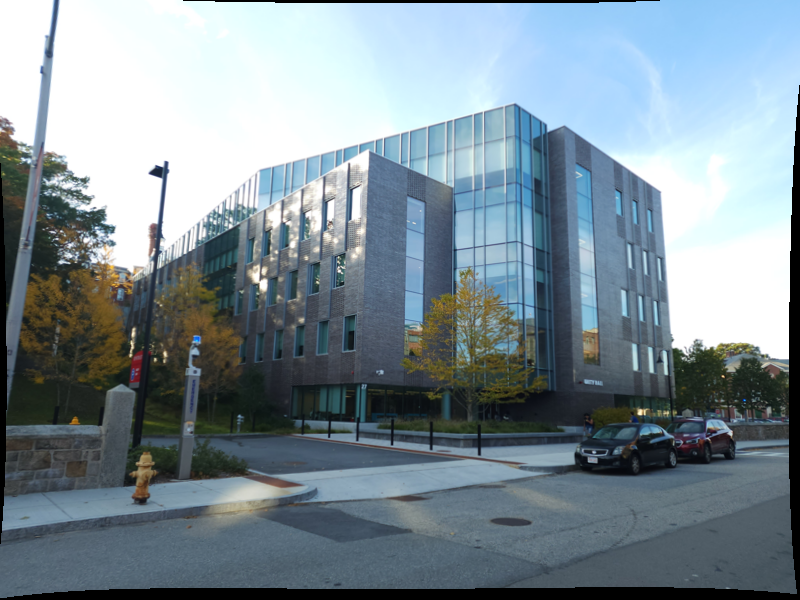
#> input picture P3Data/1.png, 800 x 600 px, found by its file name
$ python wrapper.py
#> lines starting #> are read from the running program, lines starting #| are printed output that depends on the picture
### source/feature_extraction.py
import os
import cv2
import numpy as np
from utils import *
from matplotlib import pyplot as plt


class featureExtractor():
    def __init__(self, extractor_type='ORB', n_keypoints=1000):
        self.n_keypoints = n_keypoints

        if extractor_type == 'ORB':
            self.extractor = cv2.ORB_create(nfeatures=n_keypoints)
            self.n_keypoints = n_keypoints


    def detect_keypoints(self, image):
        assert len(image.shape) > 1
        keypoints = self.extractor.detect(image)
        print(f'{self.n_keypoints} detected by the detector')
        responses = [i.response for i in keypoints]

        return keypoints


    def extract_features(self, image, keypoints):
        keypoints, descriptors = self.extractor.compute(image, keypoints)

        return keypoints, descriptors


    def detect_and_compute(self, image):
        assert len(image.shape) > 1
        keypoints = self.detect_keypoints(image)
        keypoints, features = self.extract_features(image, keypoints)

        return keypoints, features


### source/feature_mapping.py
import os
import cv2
import numpy as np
import utils
from matplotlib import pyplot as plt
from feature_extraction import featureExtractor


class featureMapper():
    def __init__(self, algorithm='FLANN', draw_mathes=False):
        self.algorithm = algorithm
        self.feature_extractor = featureExtractor()
        self.matcher = cv2.BFMatcher(cv2.NORM_HAMMING, crossCheck=True)
        self.draw_mathes = draw_mathes


    def match(self, image1, image2):
        keypoints1, img1_descriptor = self.feature_extractor.detect_and_compute(image1)
        keypoints2, img2_descriptor = self.feature_extractor.detect_and_compute(image2)
        matches = self.matcher.match(img1_descriptor, img2_descriptor)

        keypoints1 = np.asarray(keypoints1)
        keypoints2 = np.asarray(keypoints2)
        matches = sorted(matches, key = lambda x:x.distance)

        if self.draw_mathes:
            matched_images = cv2.drawMatches(image1, keypoints1, image2, keypoints2, matches, None)
            plt.imshow(matched_images)
            plt.show()

        return keypoints1, keypoints2, matches

### source/utils.py
import cv2
import numpy as np
from scipy.io import loadmat
from scipy.linalg import svd
from matplotlib import pyplot as plt


def get_k():
    K_ADDRESS = '/home/deveshdatwani/Sfm/P3Data/calibration.txt'
    k_params = np.loadtxt(K_ADDRESS)

    return k_params

# [14 lines left out: functions draw_key_points, draw_matches, not called in this run]


def compute_fundamental_matrix(pts1, pts2):
    A = np.zeros(shape=(8,9))

    x = pts1[:,0]
    y = pts1[:,1]
    x_dash = pts2[:,0]
    y_dash = pts2[:,1]

    for i in range(8):
        A[i] = np.array([x[i]*x_dash[i], x[i]*y_dash[i], x[i], y[i]*x_dash[i], y[i]*y_dash[i], y[i], x_dash[i], y_dash[i], 1])

    U, S, V = svd(A, full_matrices=True)
    F = V.transpose()[:,-1].reshape((3,3))

    return F


# [11 lines left out: function match, not called in this run]


def fundamental_matrix(keypoints1, keypoints2, matches, N):
    points1 = []
    points2 = []

    for match in matches[:N]:
        points1.append(keypoints1[match.queryIdx].pt)
        points2.append(keypoints2[match.imgIdx].pt)

    points1, points2 = np.float32(points1), np.float32(points2)
    points1, points2 = normalize_coordinates(points1, points2)

    # NEED TO IMPLEMENT RANSAC

    IDX = np.random.randint(0, N, 8)

    pts1, pts2 = points1[IDX], points2[IDX]
    F = compute_fundamental_matrix(pts1, pts2)

    F = np.reshape(F, (3,3))
    U, S, V = svd(F, full_matrices=True)
    S = np.diag(S)
    S[2,2] = 0

    F = np.dot(np.dot(U, S), V)

    return F


# [13 lines left out: function essential_matrix, not called in this run]


def normalize_coordinates(pts1, pts2):
    X1 = pts1[:,0]
    Y1 = pts1[:,1]
    X2 = pts2[:,0]
    Y2 = pts2[:,1]

    X1_MEAN = X1.mean()
    Y1_MEAN = Y1.mean()
    X2_MEAN = X2.mean()
    Y2_MEAN = Y2.mean()

    X1_STD = X1.std()
    Y1_STD = Y1.std()
    X2_STD = X2.std()
    Y2_STD = Y2.std()

    VAR_1 = np.array([[X1_STD, 0,0 ],[0, Y1_STD, 0],[0,0,1]])
    MEAN_1 = np.array([[1,0,-X1_MEAN], [0,1,-Y1_MEAN], [0,0,1]])

    pts1 = np.column_stack((pts1, np.ones(shape=(len(pts1)))))
    NORMAL_PTS1 = np.dot(np.dot(VAR_1, MEAN_1), pts1.T)

    VAR_2 = np.array([[X2_STD, 0,0 ],[0, Y2_STD, 0],[0,0,1]])
    MEAN_2 = np.array([[1,0,-X2_MEAN], [0,1,-Y2_MEAN], [0,0,1]])

    pts2 = np.column_stack((pts2, np.ones(shape=(len(pts2)))))
    NORMAL_PTS2 = np.dot(np.dot(VAR_2, MEAN_2), pts2.T)

    return NORMAL_PTS1.T, NORMAL_PTS2.T

### source/wrapper.py
import os
import cv2
import utils
import numpy as np
from matplotlib import pyplot as plt
from feature_mapping import featureMapper
from feature_extraction import featureExtractor


if __name__ == '__main__':
    IMAGE1 = '1.png'
    IMAGE2 = '2.png'
    N = 20

    SAMPLE_IMAGE1 = os.path.join('/home/deveshdatwani/Sfm/P3Data', IMAGE1)
    SAMPLE_IMAGE2 = os.path.join('/home/deveshdatwani/Sfm/P3Data', IMAGE2)

    image1 = cv2.imread(SAMPLE_IMAGE1, cv2.IMREAD_GRAYSCALE)
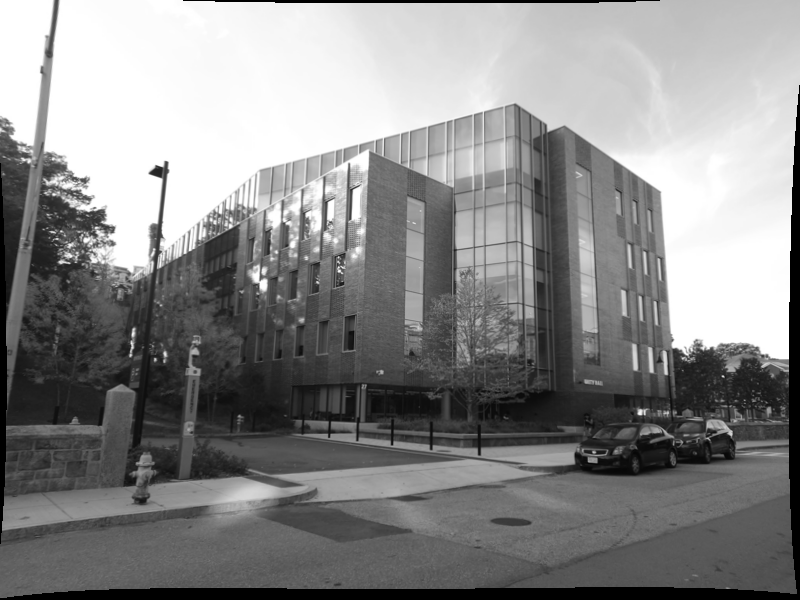
#> image1: shape (600, 800); min 0, max 255, mean 136.4
    image2 = cv2.imread(SAMPLE_IMAGE2, cv2.IMREAD_GRAYSCALE)
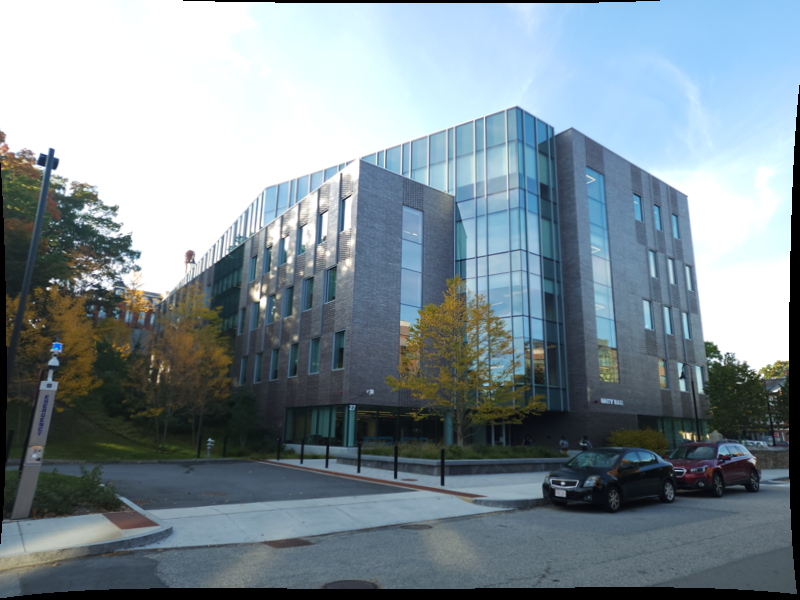
#> input picture P3Data/2.png, 800 x 600 px, found by its file name
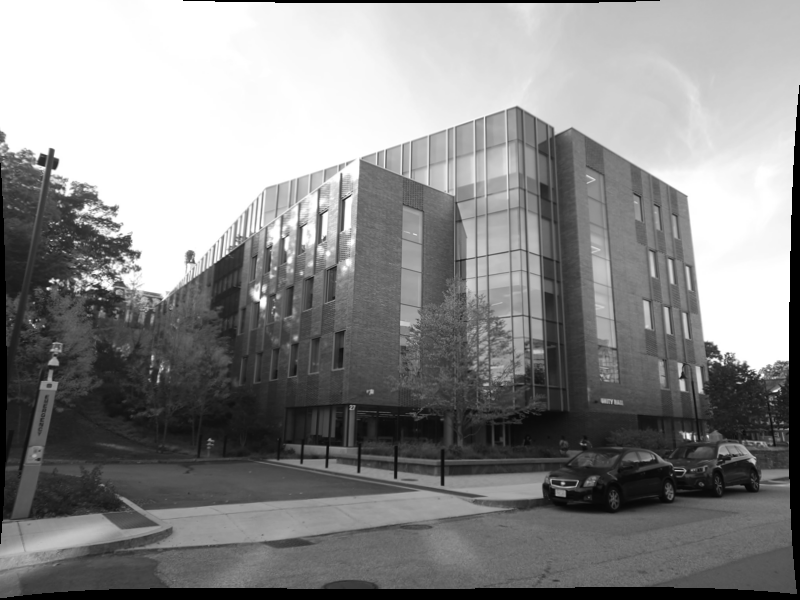
#> image2: shape (600, 800); min 0, max 255, mean 136.6

    mapper = featureMapper(draw_mathes=False)
    keypoints1, keypoints2, matches = mapper.match(image1, image2)
#> in detect_keypoints, `keypoints = self.extractor.detect(image)`: keypoints = 1000 keypoints; strongest (x, y, size): (152, 171, 53.6), (151, 173, 44.6), (150, 173, 31), (155, 170, 92.6)
#> in detect_keypoints, `responses = [i.response for i in keypoints]`: responses = 1000 values, max 0.00697 at index 617, min 7.76e-05 at index 999, mean 0.000874
#> in match, `keypoints1, img1_descriptor = self.feature_extractor.detect_and_comput..`: keypoints1 has the same summary as keypoints in detect_keypoints
#> in detect_keypoints (call 2), `keypoints = self.extractor.detect(image)`: keypoints = 1000 keypoints; strongest (x, y, size): (51, 149, 31), (50, 150, 44.6), (46, 153, 31), (50, 281, 31)
#> in match, `keypoints2, img2_descriptor = self.feature_extractor.detect_and_comput..`: keypoints2 has the same summary as keypoints in detect_keypoints
#> in match, `matches = self.matcher.match(img1_descriptor, img2_descriptor)`: matches = 373 matches
#> matches = 373 matches

    F = utils.fundamental_matrix(keypoints1, keypoints2, matches, N)
#> the loop in fundamental_matrix, `for match in matches[:N]:` made 20 passes
#> after the loop in fundamental_matrix, `for match in matches[:N]:`: points1 = 20 items, first 6: (88, 179), (84.6, 179.2), (84.67, 179.7), (114, 226.8), (86, 186), (112.3, 228.1); points2 = [(71, 188), (71, 188), (71, 188), (71, 188), (71, 188), (71, 188), (71, 188), (71, 188), (71, 188), (71, 188), (71, 188), (71, 188), (71, 188), (71, 188), (71, 188), (71, 188), (71, 188), (71, 188), (71, 188), (71, 188)]
#> in fundamental_matrix, `points1, points2 = np.float32(points1), np.float32(points2)`: points1 = 20 rows, first 8: [88, 179], [84.6, 179.2], [84.67, 179.7], [114, 226.8], [86, 186], [112.3, 228.1], [112, 228.9], [112.8, 231.6]; points2 = 20 rows, first 8: [71, 188], [71, 188], [71, 188], [71, 188], [71, 188], [71, 188], [71, 188], [71, 188]
#> in normalize_coordinates, `X1 = pts1[:,0]`: X1 = 20 values, max 577.2 at index 14, min 64.8 at index 13, mean 180.3
#> in normalize_coordinates, `Y1 = pts1[:,1]`: Y1 = 20 values, max 454.5 at index 14, min 130 at index 19, mean 224.7
#> in normalize_coordinates, `X2 = pts2[:,0]`: X2 = 20 values from 71 to 71
#> in normalize_coordinates, `Y2 = pts2[:,1]`: Y2 = 20 values from 188 to 188
#> in normalize_coordinates, `X1_MEAN = X1.mean()`: X1_MEAN = 180.3
#> in normalize_coordinates, `Y1_MEAN = Y1.mean()`: Y1_MEAN = 224.7
#> in normalize_coordinates, `X2_MEAN = X2.mean()`: X2_MEAN = 71
#> in normalize_coordinates, `Y2_MEAN = Y2.mean()`: Y2_MEAN = 188
#> in normalize_coordinates, `X1_STD = X1.std()`: X1_STD = 167.8
#> in normalize_coordinates, `Y1_STD = Y1.std()`: Y1_STD = 83.15
#> in normalize_coordinates, `X2_STD = X2.std()`: X2_STD = 0
#> in normalize_coordinates, `VAR_1 = np.array([[X1_STD, 0,0 ],[0, Y1_STD, 0],[0,0,1]])`: VAR_1 = [[167.8, 0, 0], [0, 83.15, 0], [0, 0, 1]]
#> in normalize_coordinates, `MEAN_1 = np.array([[1,0,-X1_MEAN], [0,1,-Y1_MEAN], [0,0,1]])`: MEAN_1 = [[1, 0, -180.3], [0, 1, -224.7], [0, 0, 1]]
#> in normalize_coordinates, `pts1 = np.column_stack((pts1, np.ones(shape=(len(pts1)))))`: pts1 = 20 rows, first 8: [88, 179, 1], [84.6, 179.2, 1], [84.67, 179.7, 1], [114, 226.8, 1], [86, 186, 1], [112.3, 228.1, 1], [112, 228.9, 1], [112.8, 231.6, 1]
#> in normalize_coordinates, `VAR_2 = np.array([[X2_STD, 0,0 ],[0, Y2_STD, 0],[0,0,1]])`: VAR_2 = [[0, 0, 0], [0, 0, 0], [0, 0, 1]]
#> in normalize_coordinates, `MEAN_2 = np.array([[1,0,-X2_MEAN], [0,1,-Y2_MEAN], [0,0,1]])`: MEAN_2 = [[1, 0, -71], [0, 1, -188], [0, 0, 1]]
#> in normalize_coordinates, `pts2 = np.column_stack((pts2, np.ones(shape=(len(pts2)))))`: pts2 = 20 rows, first 8: [71, 188, 1], [71, 188, 1], [71, 188, 1], [71, 188, 1], [71, 188, 1], [71, 188, 1], [71, 188, 1], [71, 188, 1]
#> in fundamental_matrix, `points1, points2 = normalize_coordinates(points1, points2)`: points1 = 20 rows, first 8: [-15495, -3797.3, 1], [-16065.2, -3784.1, 1], [-16053.6, -3738.1, 1], [-11131, 177.4, 1], [-15830.7, -3215.2, 1], [-11413, 285.1, 1], [-11471, 354.1, 1], [-11332.4, 576.5, 1]; points2 = 20 rows, first 8: [0, 0, 1], [0, 0, 1], [0, 0, 1], [0, 0, 1], [0, 0, 1], [0, 0, 1], [0, 0, 1], [0, 0, 1]
#> in fundamental_matrix, `pts1, pts2 = points1[IDX], points2[IDX]`: pts1 = [[66413.8, 19036.2, 1], [-17318.2, -4197.9, 1], [-15495, -3797.3, 1], [-11131, 177.4, 1], [-11131, 177.4, 1], [-11332.4, 576.5, 1], [-13346.6, -1199.6, 1], [61714.1, -7871.7, 1]]; pts2 = [[0, 0, 1], [0, 0, 1], [0, 0, 1], [0, 0, 1], [0, 0, 1], [0, 0, 1], [0, 0, 1], [0, 0, 1]]
#> in compute_fundamental_matrix, `x = pts1[:,0]`: x = [66413.8, -17318.2, -15495, -11131, -11131, -11332.4, -13346.6, 61714.1]
#> in compute_fundamental_matrix, `y = pts1[:,1]`: y = [19036.2, -4197.9, -3797.3, 177.4, 177.4, 576.5, -1199.6, -7871.7]
#> in compute_fundamental_matrix, `x_dash = pts2[:,0]`: x_dash = [0, 0, 0, 0, 0, 0, 0, 0]
#> in compute_fundamental_matrix, `U, S, V = svd(A, full_matrices=True)`: S = [96992, 19093.3, 2.78, 2.41e-12, 5.92e-13, 1.22e-28, 1.47e-29, 0]
#> in compute_fundamental_matrix, `F = V.transpose()[:,-1].reshape((3,3))`: F = [[0, 0, 0], [0, 0, 0], [1, 0, 0]]
#> in fundamental_matrix, `U, S, V = svd(F, full_matrices=True)`: U = [[0, -1, 0], [0, 0, 1], [-1, 0, 0]]; S = [1, 0, 0]; V = [[-1, 0, 0], [0, 0, 1], [0, 1, 0]]
#> in fundamental_matrix, `S = np.diag(S)`: S = [[1, 0, 0], [0, 0, 0], [0, 0, 0]]
#> F = [[0, 0, 0], [0, 0, 0], [1, 0, 0]]

    F = np.around(F, decimals=3)

#> (the run stopped early here; a loop or call above may not have finished)
